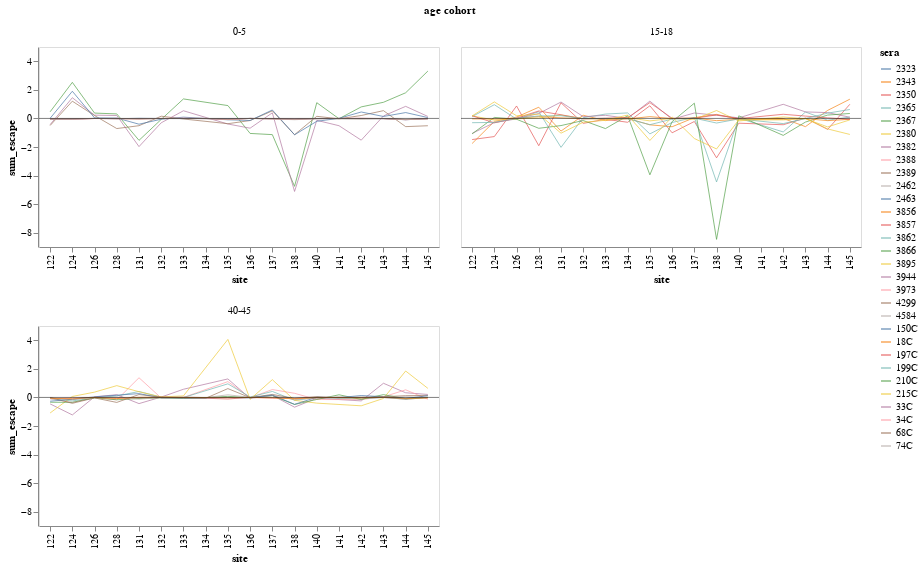

Notebook source saved alongside this figure:
### Code cell
plot_agg_escape(filtered_models, sera_names, a_sites, 'sum')

### Figure 1 — Vega-Lite specification as saved in the notebook (floating-point values rounded to 4 significant figures; data arrays with more than 128 entries replaced by an {"elided": "..."} marker saying what was removed)
{"config": {"view": {"continuousWidth": 300, "continuousHeight": 300}, "axis": {"grid": false}}, "data": {"name": "data-864cdd140b5d25b96f9a3e6349bbf198"}, "facet": {"field": "age_group", "title": "age cohort", "type": "nominal"}, "spec": {"layer": [{"mark": {"type": "line", "opacity": 0.7, "size": 1}, "encoding": {"color": {"field": "serum", "legend": {"orient": "right", "title": "sera"}, "type": "nominal"}, "x": {"field": "site", "title": "site", "type": "nominal"}, "y": {"field": "escape", "title": "sum_escape", "type": "quantitative"}}}, {"data": {"name": "data-06fd9f850666401b4599de5588b60692"}, "mark": {"type": "rule", "opacity": 0.5}, "encoding": {"y": {"field": "y", "type": "quantitative"}}}], "height": 200, "width": 400}, "columns": 2, "resolve": {"axis": {"x": "independent"}}, "$schema": "https://vega.github.io/schema/vega-lite/v5.6.1.json", "datasets": {"data-864cdd140b5d25b96f9a3e6349bbf198": {"elided": "510 records"}, "data-06fd9f850666401b4599de5588b60692": [{"y": 0}]}}
